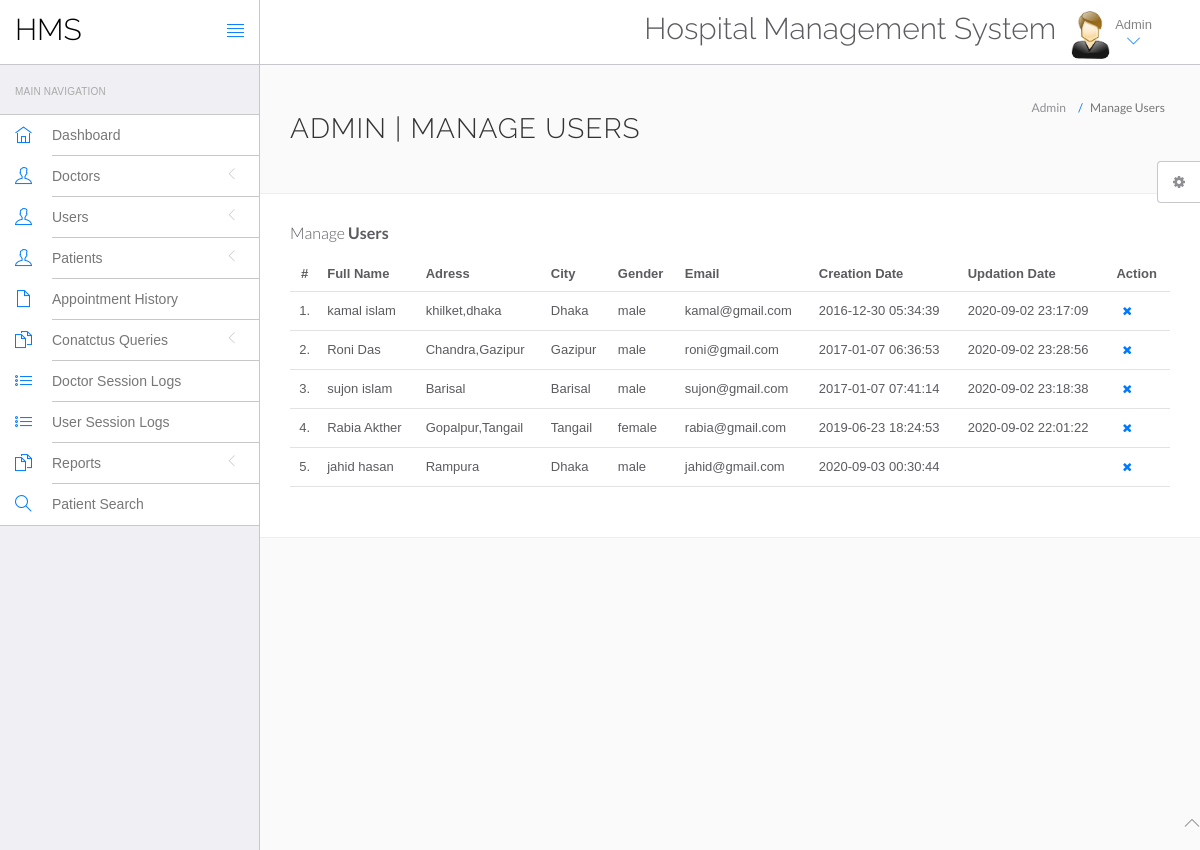
Page /hospital/hms/admin/manage-users.php (signed in) on the committed database.
### tables this page shows
CREATE TABLE `users` (
  `id` int(11) NOT NULL,
  `fullName` varchar(255) DEFAULT NULL,
  `address` longtext DEFAULT NULL,
  `city` varchar(255) DEFAULT NULL,
  `gender` varchar(255) DEFAULT NULL,
  `email` varchar(255) DEFAULT NULL,
  `password` varchar(255) DEFAULT NULL,
  `regDate` timestamp NULL DEFAULT current_timestamp(),
  `updationDate` timestamp NULL DEFAULT NULL ON UPDATE current_timestamp()
);

### hospital/hms/admin/manage-users.php (the view, shortened to what this page needs)
<?php
include('include/config.php');
?>
<!DOCTYPE html>
<html lang="en">
	<head>
		<link rel="stylesheet" href="vendor/bootstrap/css/bootstrap.min.css">
		<link rel="stylesheet" href="vendor/fontawesome/css/font-awesome.min.css">
		<link rel="stylesheet" href="vendor/themify-icons/themify-icons.min.css">
		<link href="vendor/animate.css/animate.min.css" rel="stylesheet" media="screen">
		<link href="vendor/perfect-scrollbar/perfect-scrollbar.min.css" rel="stylesheet" media="screen">
		<link href="vendor/switchery/switchery.min.css" rel="stylesheet" media="screen">
		<link href="vendor/bootstrap-touchspin/jquery.bootstrap-touchspin.min.css" rel="stylesheet" media="screen">
		<link href="vendor/select2/select2.min.css" rel="stylesheet" media="screen">
		<link href="vendor/bootstrap-datepicker/bootstrap-datepicker3.standalone.min.css" rel="stylesheet" media="screen">
		<link href="vendor/bootstrap-timepicker/bootstrap-timepicker.min.css" rel="stylesheet" media="screen">
		<link rel="stylesheet" href="assets/css/styles.css">
		<link rel="stylesheet" href="assets/css/plugins.css">
		<link rel="stylesheet" href="assets/css/themes/theme-1.css" id="skin_color" />
	</head>
	<body>
		<div id="app">
<?php include('include/sidebar.php');?>
			<div class="app-content">
						<?php include('include/header.php');?>
				<div class="main-content" >
					<div class="wrap-content container" id="container">
						<section id="page-title">
							<div class="row">
								<div class="col-sm-8">
									<h1 class="mainTitle">Admin | Manage Users</h1>
																	</div>
								<ol class="breadcrumb">
									<li>
										<span>Admin</span>
									</li>
									<li class="active">
										<span>Manage Users</span>
									</li>
								</ol>
							</div>
						</section>
						<div class="container-fluid container-fullw bg-white">
									<div class="row">
								<div class="col-md-12">
									<h5 class="over-title margin-bottom-15">Manage <span class="text-bold">Users</span></h5>
									<table class="table table-hover" id="sample-table-1">
										<thead>
											<tr>
												<th class="center">#</th>
												<th>Full Name</th>
												<th class="hidden-xs">Adress</th>
												<th>City</th>
												<th>Gender </th>
												<th>Email </th>
												<th>Creation Date </th>
												<th>Updation Date </th>
												<th>Action</th>
											</tr>
										</thead>
										<tbody>
<?php
$sql=mysqli_query($con,"select * from users");
$cnt=1;
while($row=mysqli_fetch_array($sql))
{
?>
											<tr>
												<td class="center"><?php echo $cnt;?>.</td>
												<td class="hidden-xs"><?php echo $row['fullName'];?></td>
												<td><?php echo $row['address'];?></td>
												<td><?php echo $row['city'];?>
												</td>
												<td><?php echo $row['gender'];?></td>
												<td><?php echo $row['email'];?></td>
												<td><?php echo $row['regDate'];?></td>
												<td><?php echo $row['updationDate'];?>
												</td>
												<td >
												<div class="visible-md visible-lg hidden-sm hidden-xs">
	<a href="manage-users.php?id=<?php echo $row['id']?>&del=delete" onClick="return confirm('Are you sure you want to delete?')"class="btn btn-transparent btn-xs tooltips" tooltip-placement="top" tooltip="Remove"><i class="fa fa-times fa fa-white"></i></a>
												</div>
												</td>
											</tr>
											<?php
$cnt=$cnt+1;
											 }?>
										</tbody>
									</table>
								</div>
							</div>
								</div>
							</div>
						</div>
					</div>
				</div>
	<?php include('include/footer.php');?>
	<?php include('include/setting.php');?>
	</body>
</html>

### hospital/hms/admin/assets/css/themes/theme-1.css (style rules this page uses)
body { background: #FAFAFA; }

### rows in the picture
users: fullName "kamal islam", address "khilket,dhaka", city "Dhaka", gender "male", email "kamal@gmail.com", regDate "2016-12-30 05:34:39", updationDate "2020-09-02 23:17:09"
users: fullName "Roni Das", address "Chandra,Gazipur", city "Gazipur", gender "male", email "roni@gmail.com", regDate "2017-01-07 06:36:53", updationDate "2020-09-02 23:28:56"
users: fullName "sujon islam", address "Barisal", city "Barisal", gender "male", email "sujon@gmail.com", regDate "2017-01-07 07:41:14", updationDate "2020-09-02 23:18:38"
users: fullName "Rabia Akther", address "Gopalpur,Tangail", city "Tangail", gender "female", email "rabia@gmail.com", regDate "2019-06-23 18:24:53", updationDate "2020-09-02 22:01:22"
users: fullName "jahid hasan", address "Rampura", city "Dhaka", gender "male", email "jahid@gmail.com", regDate "2020-09-03 00:30:44"
